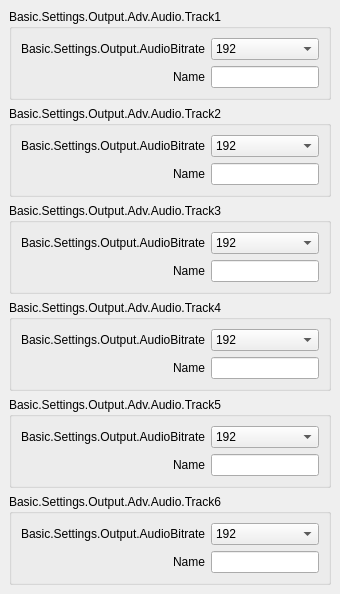
                   <widget class="QWidget" name="advOutputAudioTracksTab">
                    <attribute name="title">
                     <string>Basic.Settings.Audio</string>
                    </attribute>
                    <layout class="QVBoxLayout" name="verticalLayout_9">
                     <property name="leftMargin">
                      <number>0</number>
                     </property>
                     <property name="topMargin">
                      <number>0</number>
                     </property>
                     <property name="rightMargin">
                      <number>0</number>
                     </property>
                     <property name="bottomMargin">
                      <number>0</number>
                     </property>
                     <item alignment="Qt::AlignTop">
                      <widget class="QWidget" name="widget_3" native="true">
                       <property name="sizePolicy">
                        <sizepolicy hsizetype="Preferred" vsizetype="Preferred">
                         <horstretch>0</horstretch>
                         <verstretch>0</verstretch>
                        </sizepolicy>
                       </property>
                       <layout class="QVBoxLayout" name="verticalLayout_10">
                        <item>
                         <widget class="QGroupBox" name="groupBox">
                          <property name="sizePolicy">
                           <sizepolicy hsizetype="Preferred" vsizetype="Maximum">
                            <horstretch>0</horstretch>
                            <verstretch>0</verstretch>
                           </sizepolicy>
                          </property>
                          <property name="title">
                           <string>Basic.Settings.Output.Adv.Audio.Track1</string>
                          </property>
                          <layout class="QFormLayout" name="formLayout_10">
                           <property name="fieldGrowthPolicy">
                            <enum>QFormLayout::AllNonFixedFieldsGrow</enum>
                           </property>
                           <property name="labelAlignment">
                            <set>Qt::AlignRight|Qt::AlignTrailing|Qt::AlignVCenter</set>
                           </property>
                           <item row="0" column="1">
                            <widget class="QComboBox" name="advOutTrack1Bitrate">
                             <property name="currentIndex">
                              <number>8</number>
                             </property>
                             <item>
                              <property name="text">
                               <string>32</string>
                              </property>
                             </item>
                             <item>
                              <property name="text">
                               <string>48</string>
                              </property>
                             </item>
                             <item>
                              <property name="text">
                               <string>64</string>
                              </property>
                             </item>
                             <item>
                              <property name="text">
                               <string>80</string>
                              </property>
                             </item>
                             <item>
                              <property name="text">
                               <string>96</string>
                              </property>
                             </item>
                             <item>
                              <property name="text">
                               <string>112</string>
                              </property>
                             </item>
                             <item>
                              <property name="text">
                               <string>128</string>
                              </property>
                             </item>
                             <item>
                              <property name="text">
                               <string>160</string>
                              </property>
                             </item>
                             <item>
                              <property name="text">
                               <string>192</string>
                              </property>
                             </item>
                             <item>
                              <property name="text">
                               <string>256</string>
                              </property>
                             </item>
                             <item>
                              <property name="text">
                               <string>320</string>
                              </property>
                             </item>
                            </widget>
                           </item>
                           <item row="0" column="0">
                            <widget class="QLabel" name="label_25">
                             <property name="minimumSize">
                              <size>
                               <width>170</width>
                               <height>0</height>
                              </size>
                             </property>
                             <property name="text">
                              <string>Basic.Settings.Output.AudioBitrate</string>
                             </property>
                             <property name="alignment">
                              <set>Qt::AlignRight|Qt::AlignTrailing|Qt::AlignVCenter</set>
                             </property>
                             <property name="buddy">
                              <cstring>advOutTrack1Bitrate</cstring>
                             </property>
                            </widget>
                           </item>
                           <item row="1" column="0">
                            <widget class="QLabel" name="label_55">
                             <property name="text">
                              <string>Name</string>
                             </property>
                             <property name="buddy">
                              <cstring>advOutTrack1Name</cstring>
                             </property>
                            </widget>
                           </item>
                           <item row="1" column="1">
                            <widget class="QLineEdit" name="advOutTrack1Name"/>
                           </item>
                          </layout>
                         </widget>
                        </item>
                        <item>
                         <widget class="QGroupBox" name="groupBox_2">
                          <property name="sizePolicy">
                           <sizepolicy hsizetype="Preferred" vsizetype="Maximum">
                            <horstretch>0</horstretch>
                            <verstretch>0</verstretch>
                           </sizepolicy>
                          </property>
                          <property name="title">
                           <string>Basic.Settings.Output.Adv.Audio.Track2</string>
                          </property>
                          <layout class="QFormLayout" name="formLayout_11">
                           <property name="fieldGrowthPolicy">
                            <enum>QFormLayout::AllNonFixedFieldsGrow</enum>
                           </property>
                           <property name="labelAlignment">
                            <set>Qt::AlignRight|Qt::AlignTrailing|Qt::AlignVCenter</set>
                           </property>
                           <item row="0" column="0">
                            <widget class="QLabel" name="label_49">
                             <property name="minimumSize">
                              <size>
                               <width>170</width>
                               <height>0</height>
                              </size>
                             </property>
                             <property name="text">
                              <string>Basic.Settings.Output.AudioBitrate</string>
                             </property>
                             <property name="alignment">
                              <set>Qt::AlignRight|Qt::AlignTrailing|Qt::AlignVCenter</set>
                             </property>
                             <property name="buddy">
                              <cstring>advOutTrack2Bitrate</cstring>
                             </property>
                            </widget>
                           </item>
                           <item row="0" column="1">
                            <widget class="QComboBox" name="advOutTrack2Bitrate">
                             <property name="currentIndex">
                              <number>8</number>
                             </property>
                             <item>
                              <property name="text">
                               <string>32</string>
                              </property>
                             </item>
                             <item>
                              <property name="text">
                               <string>48</string>
                              </property>
                             </item>
                             <item>
                              <property name="text">
                               <string>64</string>
                              </property>
                             </item>
                             <item>
                              <property name="text">
                               <string>80</string>
                              </property>
                             </item>
                             <item>
                              <property name="text">
                               <string>96</string>
                              </property>
                             </item>
                             <item>
                              <property name="text">
                               <string>112</string>
                              </property>
                             </item>
                             <item>
                              <property name="text">
                               <string>128</string>
                              </property>
                             </item>
                             <item>
                              <property name="text">
                               <string>160</string>
                              </property>
                             </item>
                             <item>
                              <property name="text">
                               <string>192</string>
                              </property>
                             </item>
                             <item>
                              <property name="text">
                               <string>256</string>
                              </property>
                             </item>
                             <item>
                              <property name="text">
                               <string>320</string>
                              </property>
                             </item>
                            </widget>
                           </item>
                           <item row="1" column="0">
                            <widget class="QLabel" name="label_50">
                             <property name="text">
                              <string>Name</string>
                             </property>
                             <property name="buddy">
                              <cstring>advOutTrack2Name</cstring>
                             </property>
                            </widget>
                           </item>
                           <item row="1" column="1">
                            <widget class="QLineEdit" name="advOutTrack2Name"/>
                           </item>
                          </layout>
                         </widget>
                        </item>
                        <item>
                         <widget class="QGroupBox" name="groupBox_3">
                          <property name="sizePolicy">
                           <sizepolicy hsizetype="Preferred" vsizetype="Maximum">
                            <horstretch>0</horstretch>
                            <verstretch>0</verstretch>
                           </sizepolicy>
                          </property>
                          <property name="title">
                           <string>Basic.Settings.Output.Adv.Audio.Track3</string>
                          </property>
                          <layout class="QFormLayout" name="formLayout_12">
                           <property name="fieldGrowthPolicy">
                            <enum>QFormLayout::AllNonFixedFieldsGrow</enum>
                           </property>
                           <property name="labelAlignment">
                            <set>Qt::AlignRight|Qt::AlignTrailing|Qt::AlignVCenter</set>
                           </property>
                           <item row="0" column="0">
                            <widget class="QLabel" name="label_51">
                             <property name="minimumSize">
                              <size>
                               <width>170</width>
                               <height>0</height>
                              </size>
                             </property>
                             <property name="text">
                              <string>Basic.Settings.Output.AudioBitrate</string>
                             </property>
                             <property name="alignment">
                              <set>Qt::AlignRight|Qt::AlignTrailing|Qt::AlignVCenter</set>
                             </property>
                             <property name="buddy">
                              <cstring>advOutTrack3Bitrate</cstring>
                             </property>
                            </widget>
                           </item>
                           <item row="0" column="1">
                            <widget class="QComboBox" name="advOutTrack3Bitrate">
                             <property name="currentIndex">
                              <number>8</number>
                             </property>
                             <item>
                              <property name="text">
                               <string>32</string>
                              </property>
                             </item>
                             <item>
                              <property name="text">
                               <string>48</string>
                              </property>
                             </item>
                             <item>
                              <property name="text">
                               <string>64</string>
                              </property>
                             </item>
                             <item>
                              <property name="text">
                               <string>80</string>
                              </property>
                             </item>
                             <item>
                              <property name="text">
                               <string>96</string>
                              </property>
                             </item>
                             <item>
                              <property name="text">
                               <string>112</string>
                              </property>
                             </item>
                             <item>
                              <property name="text">
                               <string>128</string>
                              </property>
                             </item>
                             <item>
                              <property name="text">
                               <string>160</string>
                              </property>
                             </item>
                             <item>
                              <property name="text">
                               <string>192</string>
                              </property>
                             </item>
                             <item>
                              <property name="text">
                               <string>256</string>
                              </property>
                             </item>
                             <item>
                              <property name="text">
                               <string>320</string>
                              </property>
                             </item>
                            </widget>
                           </item>
                           <item row="1" column="0">
                            <widget class="QLabel" name="label_52">
                             <property name="text">
                              <string>Name</string>
                             </property>
                             <property name="buddy">
                              <cstring>advOutTrack3Name</cstring>
                             </property>
                            </widget>
                           </item>
                           <item row="1" column="1">
                            <widget class="QLineEdit" name="advOutTrack3Name"/>
                           </item>
                          </layout>
                         </widget>
                        </item>
                        <item>
                         <widget class="QGroupBox" name="groupBox_4">
                          <property name="sizePolicy">
                           <sizepolicy hsizetype="Preferred" vsizetype="Maximum">
                            <horstretch>0</horstretch>
                            <verstretch>0</verstretch>
                           </sizepolicy>
                          </property>
                          <property name="title">
                           <string>Basic.Settings.Output.Adv.Audio.Track4</string>
                          </property>
                          <layout class="QFormLayout" name="formLayout_13">
                           <property name="fieldGrowthPolicy">
                            <enum>QFormLayout::AllNonFixedFieldsGrow</enum>
                           </property>
                           <property name="labelAlignment">
                            <set>Qt::AlignRight|Qt::AlignTrailing|Qt::AlignVCenter</set>
                           </property>
                           <item row="0" column="0">
                            <widget class="QLabel" name="label_53">
                             <property name="minimumSize">
                              <size>
                               <width>170</width>
                               <height>0</height>
                              </size>
                             </property>
                             <property name="text">
                              <string>Basic.Settings.Output.AudioBitrate</string>
                             </property>
                             <property name="alignment">
                              <set>Qt::AlignRight|Qt::AlignTrailing|Qt::AlignVCenter</set>
                             </property>
                             <property name="buddy">
                              <cstring>advOutTrack4Bitrate</cstring>
                             </property>
                            </widget>
                           </item>
                           <item row="0" column="1">
                            <widget class="QComboBox" name="advOutTrack4Bitrate">
                             <property name="currentIndex">
                              <number>8</number>
                             </property>
                             <item>
                              <property name="text">
                               <string>32</string>
                              </property>
                             </item>
                             <item>
                              <property name="text">
                               <string>48</string>
                              </property>
                             </item>
                             <item>
                              <property name="text">
                               <string>64</string>
                              </property>
                             </item>
                             <item>
                              <property name="text">
                               <string>80</string>
                              </property>
                             </item>
                             <item>
                              <property name="text">
                               <string>96</string>
                              </property>
                             </item>
                             <item>
                              <property name="text">
                               <string>112</string>
                              </property>
                             </item>
                             <item>
                              <property name="text">
                               <string>128</string>
                              </property>
                             </item>
                             <item>
                              <property name="text">
                               <string>160</string>
                              </property>
                             </item>
                             <item>
                              <property name="text">
                               <string>192</string>
                              </property>
                             </item>
                             <item>
                              <property name="text">
                               <string>256</string>
                              </property>
                             </item>
                             <item>
                              <property name="text">
                               <string>320</string>
                              </property>
                             </item>
                            </widget>
                           </item>
                           <item row="1" column="0">
                            <widget class="QLabel" name="label_54">
                             <property name="text">
                              <string>Name</string>
                             </property>
                             <property name="buddy">
                              <cstring>advOutTrack4Name</cstring>
                             </property>
                            </widget>
                           </item>
                           <item row="1" column="1">
                            <widget class="QLineEdit" name="advOutTrack4Name"/>
                           </item>
                          </layout>
                         </widget>
                        </item>
                        <item>
                         <widget class="QGroupBox" name="groupBox_9">
                          <property name="sizePolicy">
                           <sizepolicy hsizetype="Preferred" vsizetype="Maximum">
                            <horstretch>0</horstretch>
                            <verstretch>0</verstretch>
                           </sizepolicy>
                          </property>
                          <property name="title">
                           <string>Basic.Settings.Output.Adv.Audio.Track5</string>
                          </property>
                          <layout class="QFormLayout" name="formLayout_25">
                           <property name="fieldGrowthPolicy">
                            <enum>QFormLayout::AllNonFixedFieldsGrow</enum>
                           </property>
                           <property name="labelAlignment">
                            <set>Qt::AlignRight|Qt::AlignTrailing|Qt::AlignVCenter</set>
                           </property>
                           <item row="0" column="0">
                            <widget class="QLabel" name="label_59">
                             <property name="minimumSize">
                              <size>
                               <width>170</width>
                               <height>0</height>
                              </size>
                             </property>
                             <property name="text">
                              <string>Basic.Settings.Output.AudioBitrate</string>
                             </property>
                             <property name="alignment">
                              <set>Qt::AlignRight|Qt::AlignTrailing|Qt::AlignVCenter</set>
                             </property>
                             <property name="buddy">
                              <cstring>advOutTrack5Bitrate</cstring>
                             </property>
                            </widget>
                           </item>
                           <item row="0" column="1">
                            <widget class="QComboBox" name="advOutTrack5Bitrate">
                             <property name="currentIndex">
                              <number>8</number>
                             </property>
                             <item>
                              <property name="text">
                               <string>32</string>
                              </property>
                             </item>
                             <item>
                              <property name="text">
                               <string>48</string>
                              </property>
                             </item>
                             <item>
                              <property name="text">
                               <string>64</string>
                              </property>
                             </item>
                             <item>
                              <property name="text">
                               <string>80</string>
                              </property>
                             </item>
                             <item>
                              <property name="text">
                               <string>96</string>
                              </property>
                             </item>
                             <item>
                              <property name="text">
                               <string>112</string>
                              </property>
                             </item>
                             <item>
                              <property name="text">
                               <string>128</string>
                              </property>
                             </item>
                             <item>
                              <property name="text">
                               <string>160</string>
                              </property>
                             </item>
                             <item>
                              <property name="text">
                               <string>192</string>
                              </property>
                             </item>
                             <item>
                              <property name="text">
                               <string>256</string>
                              </property>
                             </item>
                             <item>
                              <property name="text">
                               <string>320</string>
                              </property>
                             </item>
                            </widget>
                           </item>
                           <item row="1" column="0">
                            <widget class="QLabel" name="label_60">
                             <property name="text">
                              <string>Name</string>
                             </property>
                             <property name="buddy">
                              <cstring>advOutTrack5Name</cstring>
                             </property>
                            </widget>
                           </item>
                           <item row="1" column="1">
                            <widget class="QLineEdit" name="advOutTrack5Name"/>
                           </item>
                          </layout>
                         </widget>
                        </item>
                        <item>
                         <widget class="QGroupBox" name="groupBox_12">
                          <property name="sizePolicy">
                           <sizepolicy hsizetype="Preferred" vsizetype="Maximum">
                            <horstretch>0</horstretch>
                            <verstretch>0</verstretch>
                           </sizepolicy>
                          </property>
                          <property name="title">
                           <string>Basic.Settings.Output.Adv.Audio.Track6</string>
                          </property>
                          <layout class="QFormLayout" name="formLayout_26">
                           <property name="fieldGrowthPolicy">
                            <enum>QFormLayout::AllNonFixedFieldsGrow</enum>
                           </property>
                           <property name="labelAlignment">
                            <set>Qt::AlignRight|Qt::AlignTrailing|Qt::AlignVCenter</set>
                           </property>
                           <item row="0" column="0">
                            <widget class="QLabel" name="label_61">
                             <property name="minimumSize">
                              <size>
                               <width>170</width>
                               <height>0</height>
                              </size>
                             </property>
                             <property name="text">
                              <string>Basic.Settings.Output.AudioBitrate</string>
                             </property>
                             <property name="alignment">
                              <set>Qt::AlignRight|Qt::AlignTrailing|Qt::AlignVCenter</set>
                             </property>
                             <property name="buddy">
                              <cstring>advOutTrack6Bitrate</cstring>
                             </property>
                            </widget>
                           </item>
                           <item row="0" column="1">
                            <widget class="QComboBox" name="advOutTrack6Bitrate">
                             <property name="currentIndex">
                              <number>8</number>
                             </property>
                             <item>
                              <property name="text">
                               <string>32</string>
                              </property>
                             </item>
                             <item>
                              <property name="text">
                               <string>48</string>
                              </property>
                             </item>
                             <item>
                              <property name="text">
                               <string>64</string>
                              </property>
                             </item>
                             <item>
                              <property name="text">
                               <string>80</string>
                              </property>
                             </item>
                             <item>
                              <property name="text">
                               <string>96</string>
                              </property>
                             </item>
                             <item>
                              <property name="text">
                               <string>112</string>
                              </property>
                             </item>
                             <item>
                              <property name="text">
                               <string>128</string>
                              </property>
                             </item>
                             <item>
                              <property name="text">
                               <string>160</string>
                              </property>
                             </item>
                             <item>
                              <property name="text">
                               <string>192</string>
                              </property>
                             </item>
                             <item>
                              <property name="text">
                               <string>256</string>
                              </property>
                             </item>
                             <item>
                              <property name="text">
                               <string>320</string>
                              </property>
                             </item>
                            </widget>
                           </item>
                           <item row="1" column="0">
                            <widget class="QLabel" name="label_62">
                             <property name="text">
                              <string>Name</string>
                             </property>
                             <property name="buddy">
                              <cstring>advOutTrack6Name</cstring>
                             </property>
                            </widget>
                           </item>
                           <item row="1" column="1">
                            <widget class="QLineEdit" name="advOutTrack6Name"/>
                           </item>
                          </layout>
                         </widget>
                        </item>
                       </layout>
                      </widget>
                     </item>
                    </layout>
                   </widget>
